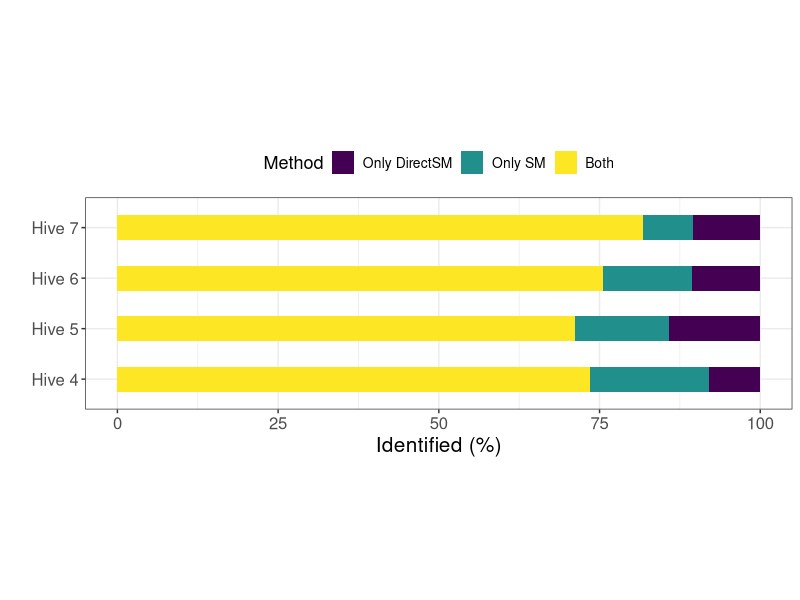

Source code (R):
# Direct shotgun metagenomics captures species abundance of honey samples
# R script author: Anastasios Galanis, 2020
# This script will INSTALL packages that have not been previously installed. 
# If you do not wish to install new packages, please avoid running this script.

# This script will reproduce Figure_X with the percent of species found in DSM, SM or Both
# This script is written in R version 3.6.3

# Load or install (if not present) the required packages
if (!require('tidyverse')) install.packages('tidyverse'); library('tidyverse')
if (!require('here')) install.packages('here'): library('here')
if (!require('ggplot2')) install.packages('ggplot2'): library('ggplot2')
if (!require('reshape2')) install.packages('reshape2'): library('reshape2')
setwd(here::here())

Counts_with_taxonomy <- read.csv("./Figures/Figure_4/Data_fig_4/normalised_counts_species.csv")

# Counts_with_taxonomy <- Counts_with_taxonomy %>% tibble::rownames_to_column(var = "Taxonomic_ID") %>% filter(Phylum == "Streptophyta",) %>% tibble::column_to_rownames("Taxonomic_ID")


# Relative_abundance_plants_with_Hive7_filtered <- Counts_with_taxonomy %>% tibble::rownames_to_column(var = "Taxonomic_ID") %>% filter(Phylum == "Streptophyta",) %>% tibble::column_to_rownames("Taxonomic_ID")

Hive4_comparison <- Counts_with_taxonomy %>% select(c("Taxonomic_ID","DirectSM_H4","SM_H4")) %>% mutate(Presence = case_when(DirectSM_H4 == 0 & SM_H4 != 0 ~  "Only SM", DirectSM_H4 != 0 & SM_H4 == 0 ~  "Only DSM",DirectSM_H4 != 0 & SM_H4 != 0 ~  "Both", DirectSM_H4 == 0 & SM_H4 == 0 ~ "Both")) %>% filter(!is.na(Presence)) %>% tibble::column_to_rownames(var="Taxonomic_ID") 
Hive5_comparison <- Counts_with_taxonomy %>% select(c("Taxonomic_ID","DirectSM_H5","SM_H5")) %>% mutate(Presence = case_when(DirectSM_H5 == 0 & SM_H5 != 0 ~  "Only SM", DirectSM_H5 != 0 & SM_H5 == 0 ~  "Only DSM",DirectSM_H5 != 0 & SM_H5 != 0 ~  "Both",DirectSM_H5 == 0 & SM_H5 == 0 ~ "Both")) %>% filter(!is.na(Presence)) %>% tibble::column_to_rownames(var="Taxonomic_ID") 
Hive6_comparison <- Counts_with_taxonomy %>% select(c("Taxonomic_ID","DirectSM_H6","SM_H6")) %>% mutate(Presence = case_when(DirectSM_H6 == 0 & SM_H6 != 0 ~  "Only SM", DirectSM_H6 != 0 & SM_H6 == 0 ~  "Only DSM",DirectSM_H6 != 0 & SM_H6 != 0 ~  "Both",DirectSM_H6 == 0 & SM_H6 == 0 ~ "Both")) %>% filter(!is.na(Presence)) %>% tibble::column_to_rownames(var="Taxonomic_ID") 
Hive7_comparison <- Counts_with_taxonomy %>% select(c("Taxonomic_ID","DirectSM_H7","SM_H7")) %>% mutate(Presence = case_when(DirectSM_H7 == 0 & SM_H7 != 0 ~  "Only SM", DirectSM_H7 != 0 & SM_H7 == 0 ~  "Only DSM",DirectSM_H7 != 0 & SM_H7 != 0 ~  "Both",DirectSM_H7 == 0 & SM_H7 == 0 ~ "Both")) %>% filter(!is.na(Presence)) %>% tibble::column_to_rownames(var="Taxonomic_ID") 


Hive4_barplot <- c("Hive 4",sum(Hive4_comparison$Presence == "Only DSM"),sum(Hive4_comparison$Presence == "Only SM"),sum(Hive4_comparison$Presence == "Both"))
Hive5_barplot <- c("Hive 5",sum(Hive5_comparison$Presence == "Only DSM"),sum(Hive5_comparison$Presence == "Only SM"),sum(Hive5_comparison$Presence == "Both"))
Hive6_barplot <- c("Hive 6",sum(Hive6_comparison$Presence == "Only DSM"),sum(Hive6_comparison$Presence == "Only SM"),sum(Hive6_comparison$Presence == "Both"))
Hive7_barplot <- c("Hive 7",sum(Hive7_comparison$Presence == "Only DSM"),sum(Hive7_comparison$Presence == "Only SM"),sum(Hive7_comparison$Presence == "Both"))

data_method_to_reshape <- rbind(Hive4_barplot,Hive5_barplot,Hive6_barplot,Hive7_barplot) %>% as.data.frame() %>% remove_rownames() %>% dplyr::rename(Hive = V1) %>% dplyr::rename(Only_DSM = V2) %>% dplyr::rename(Only_SM = V3) %>% dplyr::rename(Both = V4)


data_method_per_hive <- melt(data_method_to_reshape, id.vars = "Hive") %>% dplyr::rename(Method = variable)
data_method_per_hive$value = as.numeric(data_method_per_hive$value)

barplot_comparison_method_per_hive <- ggplot(data_method_per_hive, aes(x=Hive, y=value, fill=Method)) + geom_bar(position = 'fill',stat = "identity", width = 0.5) + theme_bw() + labs(x="",y="Identified (%)") + scale_fill_viridis_d(labels = c("Only DirectSM","Only SM","Both")) + scale_y_continuous(labels = c(0,25,50,75,100)) + theme(text = element_text(size = 15), aspect.ratio = 0.3, legend.title = element_text(size = 13),
                                                                                                                                                                                                                                                                                                                                              legend.text = element_text(size = 10), legend.position = 'top') + coord_flip() 

ggsave(path = "./Figures/Figure_4/",plot = barplot_comparison_method_per_hive, filename = "barplot_comparison_method_per_hive.pdf")
